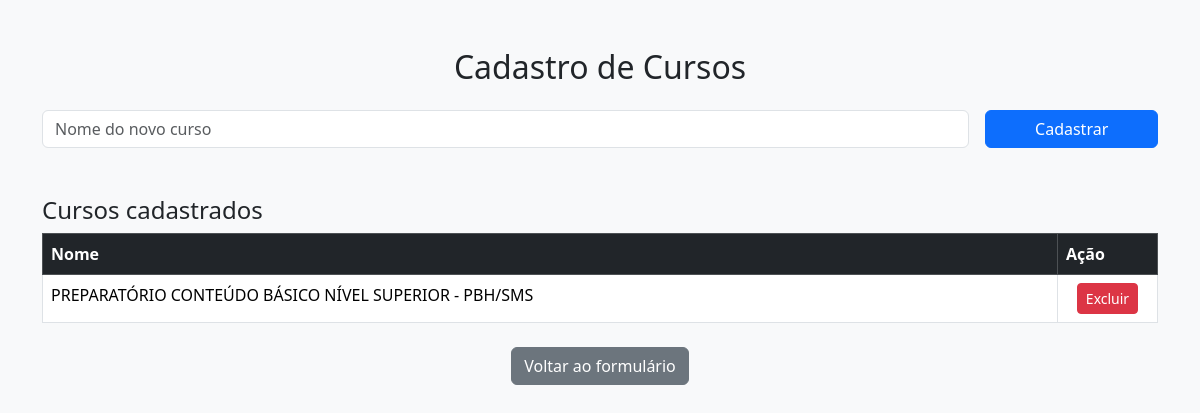
The page /cursos on the database as committed earlier.
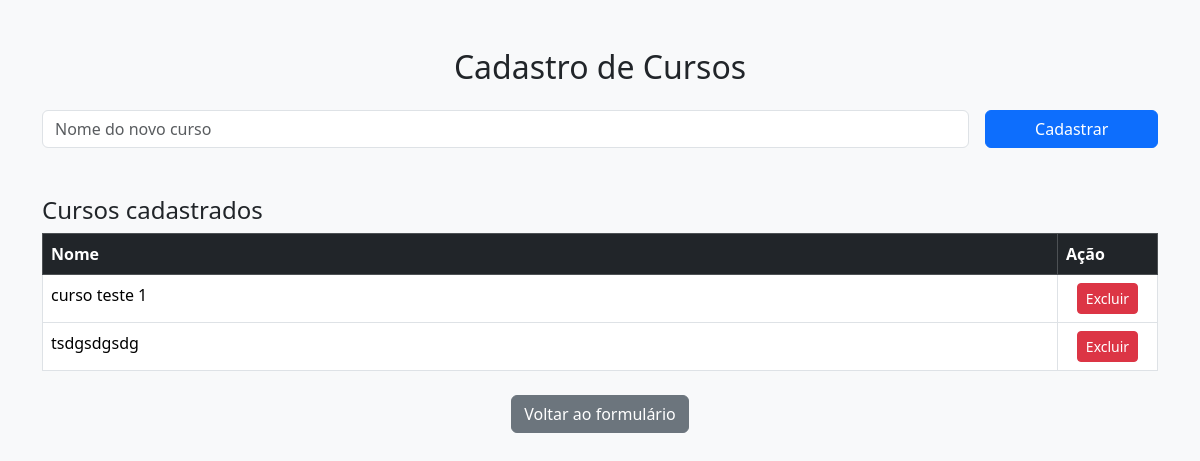
The same page on the database as committed later.
### tables this page shows
CREATE TABLE cursos (
            id INTEGER PRIMARY KEY AUTOINCREMENT,
            nome TEXT NOT NULL UNIQUE
        );

### app.py (the view, shortened to what this page needs)
@app.route('/cursos', methods=['GET', 'POST'])
def gerenciar_cursos():
    mensagem = ''
    conn = sqlite3.connect(DB_PATH)
    cur = conn.cursor()
    cur.execute('SELECT id, nome FROM cursos ORDER BY nome')
    cursos = cur.fetchall()
    conn.close()
    return render_template('cursos.html', cursos=cursos, mensagem=mensagem)

### templates/cursos.html (shortened to what this page needs)
<!DOCTYPE html>
<html lang="pt-br">
<head>
  <link href="https://cdn.jsdelivr.net/npm/bootstrap@5.3.3/dist/css/bootstrap.min.css" rel="stylesheet">
</head>
<body class="bg-light">
<div class="container py-5">
  <h2 class="text-center mb-4">Cadastro de Cursos</h2>
  <form method="POST" class="row g-3 mb-5">
    <div class="col-md-10">
      <input type="text" name="novo_curso" class="form-control" placeholder="Nome do novo curso" required>
    </div>
    <div class="col-md-2">
      <button type="submit" class="btn btn-primary w-100">Cadastrar</button>
    </div>
  </form>
  <h4>Cursos cadastrados</h4>
  <table class="table table-bordered">
    <thead class="table-dark">
      <tr>
        <th>Nome</th>
        <th style="width: 100px;">Ação</th>
      </tr>
    </thead>
    <tbody>
      {% for id, nome in cursos %}
      <tr>
        <td>{{ nome }}</td>
        <td class="text-center">
          <a href="/excluir_curso/{{ id }}" class="btn btn-danger btn-sm" onclick="return confirm('Excluir este curso?')">Excluir</a>
        </td>
      </tr>
      {% endfor %}
    </tbody>
  </table>
  <div class="text-center mt-4">
    <a href="/" class="btn btn-secondary">Voltar ao formulário</a>
  </div>
</div>
</body>
</html>

Rows that differ between the two databases and show on the page:
removed cursos: nome "PREPARATÓRIO CONTEÚDO BÁSICO NÍVEL SUPERIOR - PBH/SMS"
added cursos: nome "curso teste 1"
added cursos: nome "tsdgsdgsdg"
